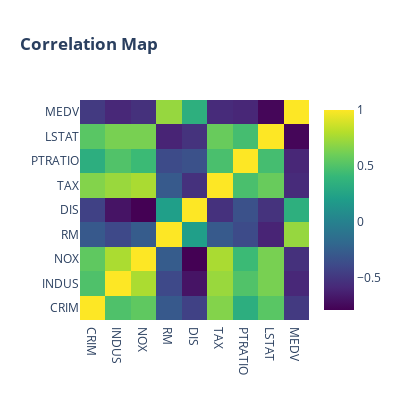

Notebook source saved alongside this figure:
### Code cell
from scipy.stats.stats import pearsonr

correlation=(df_data.corr(method='pearson'))
sns.set(font_scale=1.0)
#correlation.index
fig=go.Figure()
fig.add_trace(go.Heatmap(z=correlation.values, x=correlation.index, y=correlation.columns, colorscale='Viridis'))
fig.update_layout(width=400, height=400, title='<b>Correlation Map<b>')
fig.show()

### Figure 1 — Plotly figure (JSON) as saved in the notebook; plotly's stock layout.template omitted (floating-point values rounded to 4 significant figures)
{"data": [{"colorscale": [[0, "#440154"], [0.1111, "#482878"], [0.2222, "#3e4989"], [0.3333, "#31688e"], [0.4444, "#26828e"], [0.5556, "#1f9e89"], [0.6667, "#35b779"], [0.7778, "#6ece58"], [0.8889, "#b5de2b"], [1, "#fde725"]], "type": "heatmap", "x": ["CRIM", "INDUS", "NOX", "RM", "DIS", "TAX", "PTRATIO", "LSTAT", "MEDV"], "y": ["CRIM", "INDUS", "NOX", "RM", "DIS", "TAX", "PTRATIO", "LSTAT", "MEDV"], "z": [[1, 0.494, 0.5522, -0.2871, -0.4372, 0.662, 0.3304, 0.5314, -0.4801], [0.494, 1, 0.7742, -0.3874, -0.6898, 0.7221, 0.5016, 0.6315, -0.5868], [0.5522, 0.7742, 1, -0.269, -0.7861, 0.7705, 0.4264, 0.6313, -0.5353], [-0.2871, -0.3874, -0.269, 1, 0.2109, -0.2784, -0.3755, -0.6055, 0.7137], [-0.4372, -0.6898, -0.7861, 0.2109, 1, -0.5319, -0.3408, -0.5241, 0.3432], [0.662, 0.7221, 0.7705, -0.2784, -0.5319, 1, 0.477, 0.5809, -0.5692], [0.3304, 0.5016, 0.4264, -0.3755, -0.3408, 0.477, 1, 0.4605, -0.5939], [0.5314, 0.6315, 0.6313, -0.6055, -0.5241, 0.5809, 0.4605, 1, -0.7594], [-0.4801, -0.5868, -0.5353, 0.7137, 0.3432, -0.5692, -0.5939, -0.7594, 1]]}], "layout": {"height": 400, "title": {"text": "<b>Correlation Map<b>"}, "width": 400}}
